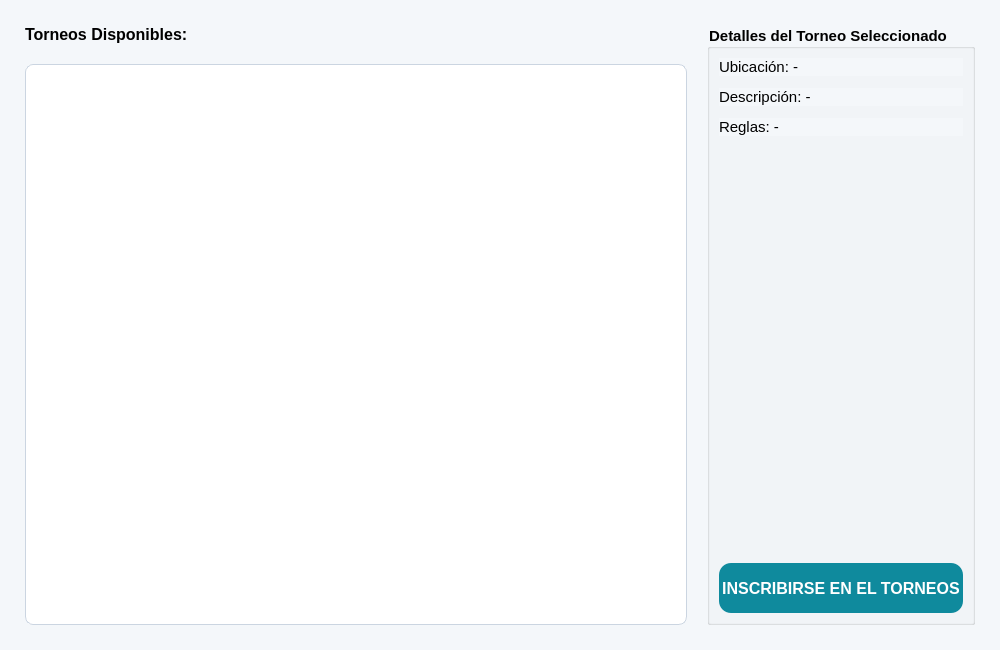
<?xml version="1.0" encoding="UTF-8"?>
<ui version="4.0">
 <class>VentanaTorneos</class>
 <widget class="QMainWindow" name="VentanaTorneos">
  <property name="geometry">
   <rect>
    <x>0</x>
    <y>0</y>
    <width>1000</width>
    <height>650</height>
   </rect>
  </property>
  <property name="windowTitle">
   <string>Paladex - Gestión de Torneos</string>
  </property>
  <widget class="QWidget" name="centralwidget">
   <property name="font">
    <font>
     <family>Segoe UI</family>
     <pointsize>10</pointsize>
    </font>
   </property>
   <property name="styleSheet">
    <string notr="true">background-color: #F4F7FA;</string>
   </property>
   <layout class="QHBoxLayout" name="horizontalLayout">
    <property name="spacing">
     <number>20</number>
    </property>
    <property name="leftMargin">
     <number>25</number>
    </property>
    <property name="topMargin">
     <number>25</number>
    </property>
    <property name="rightMargin">
     <number>25</number>
    </property>
    <property name="bottomMargin">
     <number>25</number>
    </property>
    <item>
     <layout class="QVBoxLayout" name="verticalLayoutLista">
      <item>
       <widget class="QLabel" name="lblDisponibles">
        <property name="font">
         <font>
          <family>Segoe UI</family>
          <pointsize>12</pointsize>
          <weight>75</weight>
          <bold>true</bold>
         </font>
        </property>
        <property name="text">
         <string>Torneos Disponibles:</string>
        </property>
       </widget>
      </item>
      <item>
       <widget class="QListWidget" name="listTorneos">
        <property name="styleSheet">
         <string notr="true">QListWidget { background-color: white; border: 1px solid #CBD5E1; border-radius: 8px; padding: 5px; } QListWidget::item { padding: 8px; }</string>
        </property>
       </widget>
      </item>
     </layout>
    </item>
    <item>
     <widget class="QGroupBox" name="groupDetalles">
      <property name="title">
       <string>Detalles del Torneo Seleccionado</string>
      </property>
      <property name="font">
       <font>
        <family>Segoe UI</family>
        <pointsize>11</pointsize>
        <weight>75</weight>
        <bold>true</bold>
       </font>
      </property>
      <layout class="QVBoxLayout" name="verticalLayoutDetalles">
       <property name="spacing">
        <number>12</number>
       </property>
       <item>
        <widget class="QLabel" name="lblUbicacion">
         <property name="font">
          <font>
           <family>Segoe UI</family>
           <pointsize>11</pointsize>
           <weight>50</weight>
           <bold>false</bold>
          </font>
         </property>
         <property name="text">
          <string>Ubicación: -</string>
         </property>
        </widget>
       </item>
       <item>
        <widget class="QLabel" name="lblDescripcion">
         <property name="font">
          <font>
           <family>Segoe UI</family>
           <pointsize>11</pointsize>
           <weight>50</weight>
           <bold>false</bold>
          </font>
         </property>
         <property name="text">
          <string>Descripción: -</string>
         </property>
         <property name="wordWrap">
          <bool>true</bool>
         </property>
        </widget>
       </item>
       <item>
        <widget class="QLabel" name="lblReglas">
         <property name="font">
          <font>
           <family>Segoe UI</family>
           <pointsize>11</pointsize>
           <weight>50</weight>
           <bold>false</bold>
          </font>
         </property>
         <property name="text">
          <string>Reglas: -</string>
         </property>
         <property name="wordWrap">
          <bool>true</bool>
         </property>
        </widget>
       </item>
       <item>
        <spacer name="verticalSpacer">
         <property name="orientation">
          <enum>Qt::Vertical</enum>
         </property>
         <property name="sizeHint" stdset="0">
          <size>
           <width>20</width>
           <height>40</height>
          </size>
         </property>
        </spacer>
       </item>
       <item>
        <widget class="QPushButton" name="btnInscribirse">
         <property name="minimumSize">
          <size>
           <width>0</width>
           <height>50</height>
          </size>
         </property>
         <property name="font">
          <font>
           <family>Segoe UI</family>
           <pointsize>12</pointsize>
           <weight>75</weight>
           <bold>true</bold>
          </font>
         </property>
         <property name="cursor">
          <cursorShape>PointingHandCursor</cursorShape>
         </property>
         <property name="styleSheet">
          <string notr="true">QPushButton {
    background-color: #0F8A9D;
    color: white;
    border: none;
    border-radius: 12px;
}
QPushButton:hover {
    background-color: #17A6BC;
}
QPushButton:pressed {
    background-color: #0A6D7D;
}</string>
         </property>
         <property name="text">
          <string>INSCRIBIRSE EN EL TORNEOS</string>
         </property>
        </widget>
       </item>
      </layout>
     </widget>
    </item>
   </layout>
  </widget>
 </widget>
</ui>
